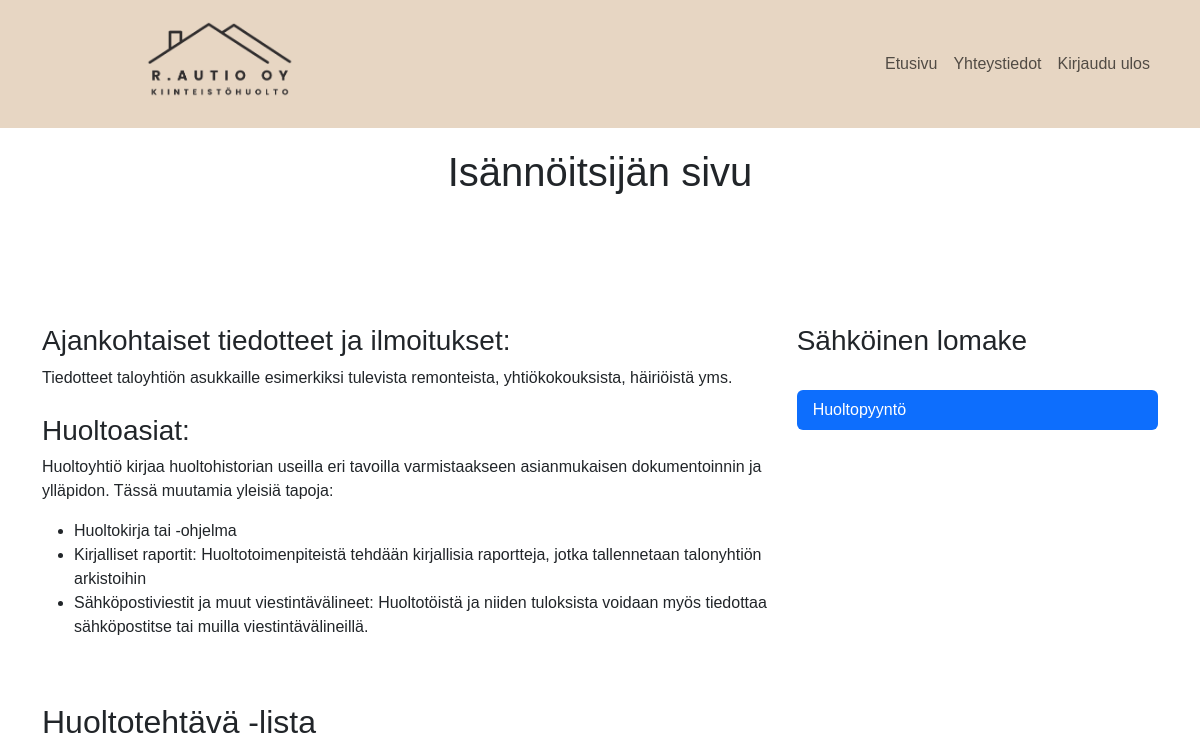
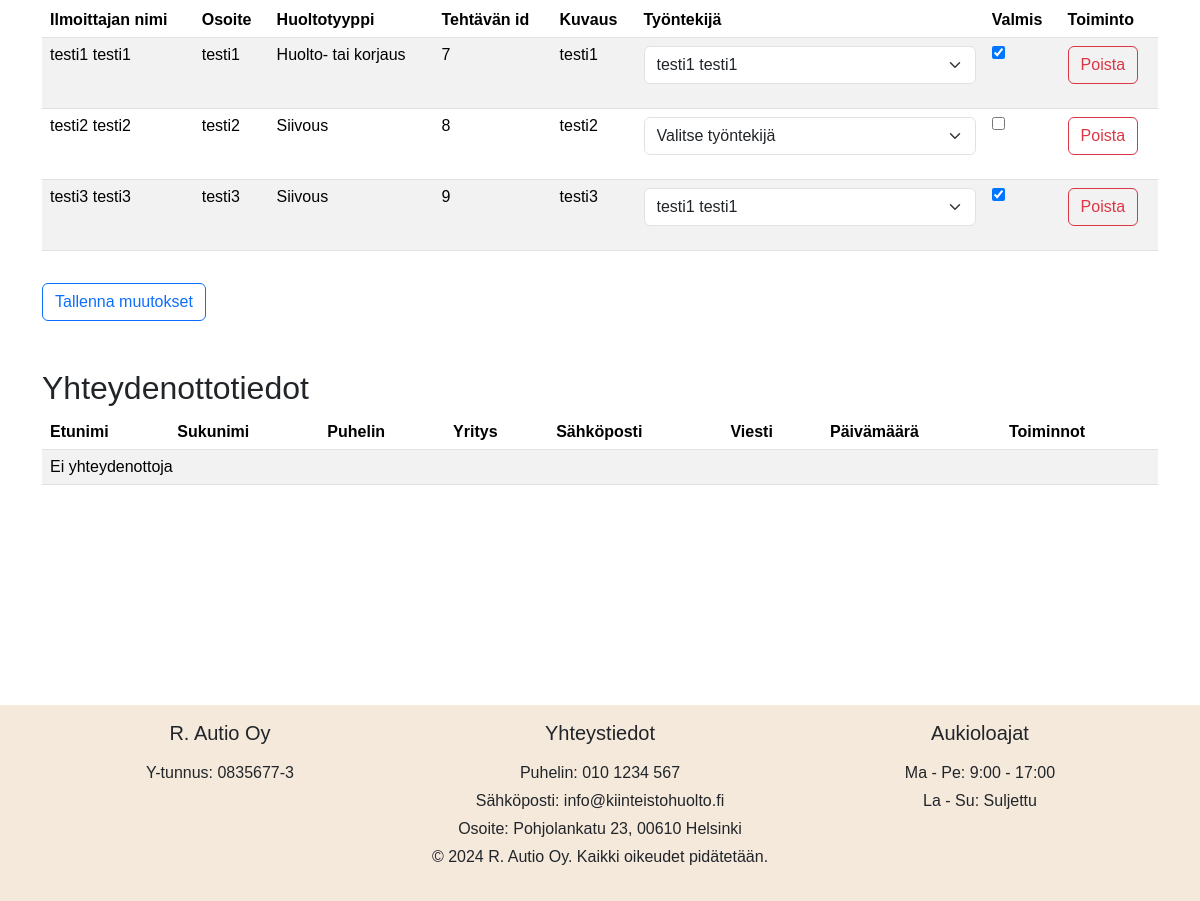
The page /isannoitsija.php on the database as committed earlier (2 pictures, top to bottom).
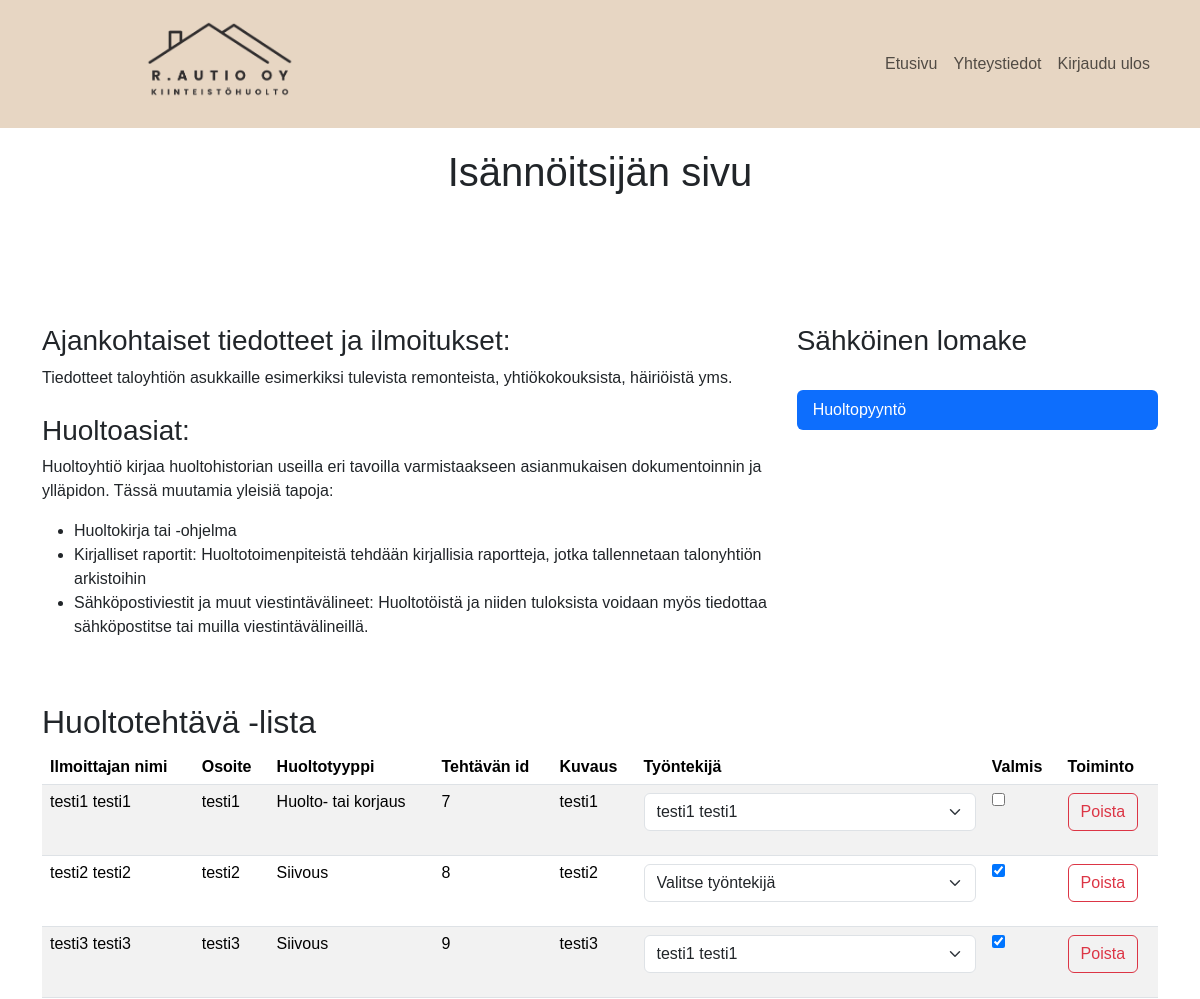
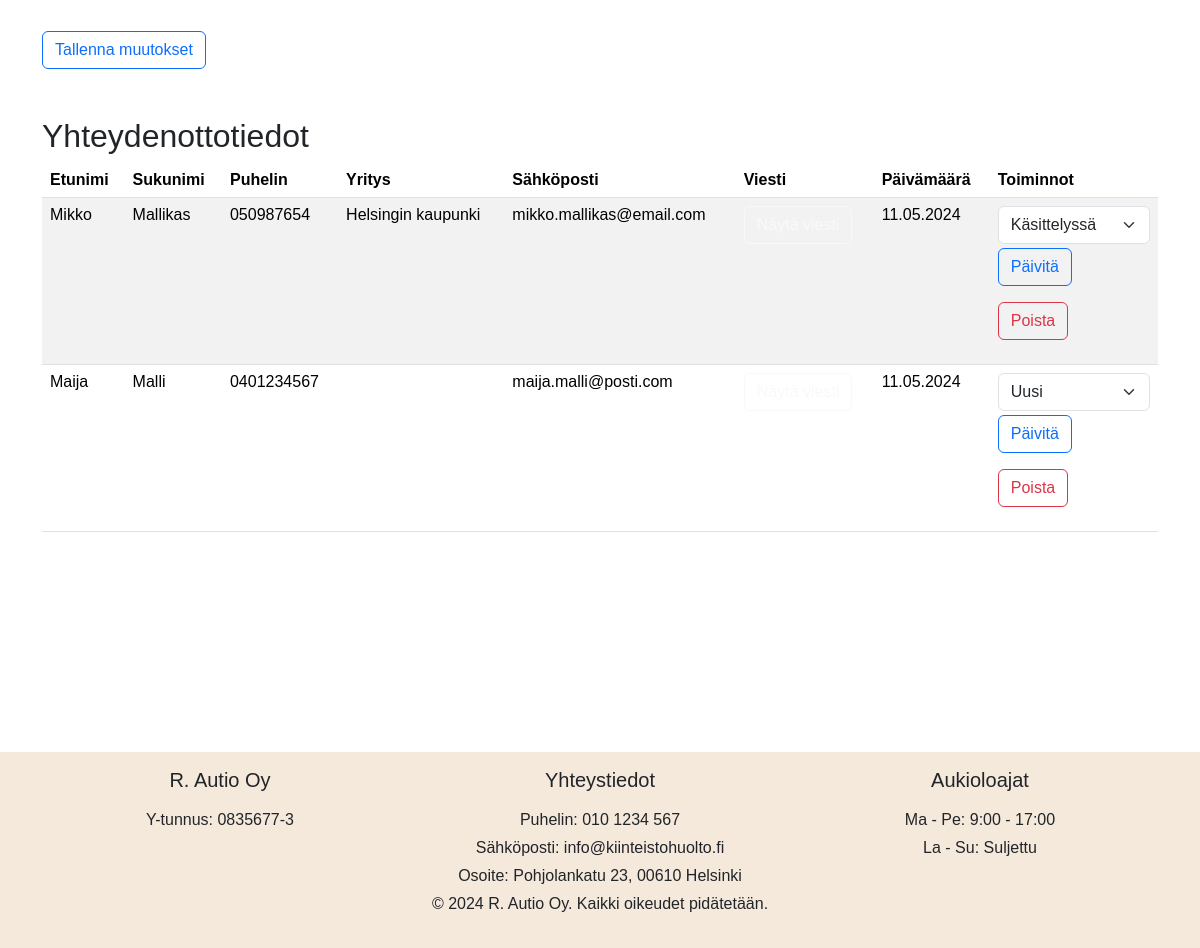
The same page on the database as committed later (2 pictures, top to bottom).
### tables this page shows
CREATE TABLE `tehtavataulu` (
  `id` int(11) NOT NULL,
  `osoite` varchar(200) NOT NULL,
  `huoltopyynnontyyppi` int(11) NOT NULL,
  `kuvaus` varchar(1000) NOT NULL,
  `ilmoittajanid` int(11) NOT NULL,
  `etunimi` varchar(11) NOT NULL,
  `sukunimi` varchar(11) NOT NULL,
  `puhelin` varchar(11) NOT NULL,
  `tyontekija_id` int(11) DEFAULT NULL,
  `valmis` tinyint(1) NOT NULL,
  `tyontekijakommentti` text NOT NULL
);

CREATE TABLE `otayhteyttataulu` (
  `id` int(11) NOT NULL,
  `etunimi` varchar(50) NOT NULL,
  `sukunimi` varchar(50) NOT NULL,
  `puhelin` varchar(20) NOT NULL,
  `yritys` varchar(100) NOT NULL,
  `sposti` varchar(100) NOT NULL,
  `viesti` text NOT NULL,
  `luontipvm` datetime DEFAULT current_timestamp(),
  `status` enum('Uusi','Käsittelyssä','Hoidettu') DEFAULT 'Uusi'
);

### Utils/haeTehtavat.php (called while the page is built, shortened)
<?php
function haeTehtavat($yhteys) {
    $results = [];
    $sql = "SELECT t.id AS TehtavaID, t.ilmoittajanid, t.etunimi AS IlmoittajanEtunimi, t.sukunimi AS IlmoittajanSukunimi,
            t.osoite AS Osoite, t.kuvaus AS Kuvaus, t.tyontekija_id, t.valmis, ty.etunimi AS TyontekijanEtunimi, ty.sukunimi AS TyontekijanSukunimi,
            CASE t.huoltopyynnontyyppi
                WHEN 1 THEN 'Huolto- tai korjaus'
                WHEN 2 THEN 'Siivous'
                WHEN 3 THEN 'Ulkoalueiden hoito'
                ELSE 'Tuntematon tyyppi'
            END AS Huoltotyyppi
            FROM tehtavataulu t
            LEFT JOIN tyontekijataulu ty ON t.tyontekija_id = ty.id";
    try {
        $stmt = $yhteys->prepare($sql);
        $stmt->execute();
        $results = $stmt->fetchAll(PDO::FETCH_ASSOC);
    } catch (PDOException $e) {
        die('Tietokantavirhe: ' . $e->getMessage());
    }
    return $results;
}
?>

### Utils/haeTyontekijat.php (called while the page is built, shortened)
<?php
function haeTyontekijat($yhteys) {
    try {
        $tyontekijat = [];
        $sql = "SELECT id, CONCAT(etunimi, ' ', sukunimi) AS nimi FROM tyontekijataulu";
        $stmt = $yhteys->prepare($sql);
        $stmt->execute();
        while ($row = $stmt->fetch(PDO::FETCH_ASSOC)) {
            $tyontekijat[$row['id']] = $row['nimi'];
        }
        return $tyontekijat;
    } catch (PDOException $e) {
        error_log("Virhe työntekijöiden haussa: " . $e->getMessage());
        return [];
    }
}

### isannoitsija.php (the view, shortened to what this page needs)
<?php
require_once 'Utils/connect.php';
require_once 'Utils/haeTehtavat.php';
require_once 'Utils/haeTyontekijat.php';
require_once 'Utils/paivitaTyontekijaTehtavaan.php';
$tyontekijat = haeTyontekijat($yhteys);
$results = haeTehtavat($yhteys);
?>
<?php require_once 'header_kirjautunut.php'; ?>
<!DOCTYPE html>
<html lang="fi">
<head>
    <link href="https://cdn.jsdelivr.net/npm/bootstrap@5.3.3/dist/css/bootstrap.min.css" rel="stylesheet">
    <link href="Styles/style.css" rel="stylesheet">
</head>
<body>
    <div class="p-5 text-dark text-center">
        <h1>Isännöitsijän sivu</h1>
    </div>
    <div class="container mt-5">
        <div class="row g-3">
            <div class="col-sm-8">
                <h3 class="mt-4">Ajankohtaiset tiedotteet ja ilmoitukset:</h3>
                    <p>Tiedotteet taloyhtiön asukkaille esimerkiksi tulevista remonteista, yhtiökokouksista, häiriöistä yms.</p>
                <h3 class="mt-4">Huoltoasiat:</h3>
                    <p>Huoltoyhtiö kirjaa huoltohistorian useilla eri tavoilla varmistaakseen asianmukaisen dokumentoinnin ja ylläpidon. Tässä muutamia yleisiä tapoja:</p>
                    <ul>
                        <li>Huoltokirja tai -ohjelma</li>
                        <li>Kirjalliset raportit: Huoltotoimenpiteistä tehdään kirjallisia raportteja, jotka tallennetaan talonyhtiön arkistoihin</li>
                        <li>Sähköpostiviestit ja muut viestintävälineet: Huoltotöistä ja niiden tuloksista voidaan myös tiedottaa sähköpostitse tai muilla viestintävälineillä.</li>
                    </ul>
            </div>
            <div class="col-sm-4">
                <h3 class="mt-4">Sähköinen lomake</h3>
                    <br>
                <ul class="nav nav-pills flex-column">
                    <li class="nav-item">
                        <a class="nav-link active" href="vikailmoitus.php">Huoltopyyntö</a>
                    </li>
                </ul>
            </div>
        </div>
    </div>
    <div class="container mt-5">
    <h2>Huoltotehtävä -lista</h2>
    <table class="table table-striped">
        <thead>
            <tr>
                <th>Ilmoittajan nimi</th>
                <th>Osoite</th>
                <th>Huoltotyyppi</th>
                <th>Tehtävän id</th>
                <th>Kuvaus</th>
                <th>Työntekijä</th>
                <th>Valmis</th>
                <th>Toiminto</th>
            </tr>
        </thead>
        <tbody>
            <?php foreach ($results as $row): ?>
            <tr>
                <td><?= htmlspecialchars($row['IlmoittajanEtunimi'] . ' ' . $row['IlmoittajanSukunimi']) ?></td>
                <td><?= htmlspecialchars($row['Osoite']) ?></td>
                <td><?= htmlspecialchars($row['Huoltotyyppi']) ?></td>
                <td><?= htmlspecialchars($row['TehtavaID']) ?></td>
                <td><?= htmlspecialchars($row['Kuvaus']) ?></td>
                <td>
                    <select name="tyontekija_id[<?= $row['TehtavaID'] ?>]" class='form-select'>
                        <option value="">Valitse työntekijä</option>
                        <?php foreach ($tyontekijat as $id => $nimi): ?>
                        <option value="<?= $id ?>" <?= $id == $row['tyontekija_id'] ? 'selected' : '' ?>><?= htmlspecialchars($nimi) ?></option>
                        <?php endforeach; ?>
                    </select>
                </td>
                <td>
                    <input type="checkbox" name="valmis[<?= $row['TehtavaID'] ?>]" value="1" <?= $row['valmis'] ? 'checked' : '' ?> class="tehtava-valmis-checkbox">
                </td>
                <td>
                    <form action="Utils/poistaTehtavaIsannoitsijasivu.php" method="post">
                        <button type="submit" class="btn btn-outline-danger">Poista</button>
                    </form>
                </td>
            </tr>
            <?php endforeach; ?>
        </tbody>
    </table>
    <button id="tallennaMuutoksetNappi" class="btn btn-outline-primary mt-3">Tallenna muutokset</button>
</div>
<?php
    try {
        $stmt = $yhteys->prepare("SELECT *, DATE_FORMAT(luontipvm, '%d.%m.%Y') as formatted_date FROM otayhteyttataulu ORDER BY luontipvm DESC");
        $stmt->execute();
    } catch (PDOException $e) {
        die("SQL-kyselyn suoritus epäonnistui: " . $e->getMessage());
    }
    ?>
<div class="container mt-5">
    <h2>Yhteydenottotiedot</h2>
    <table class="table table-striped">
    <thead>
    <tr>
        <th class="d-none d-xl-table-cell">Etunimi</th>
        <th>Sukunimi</th>
        <th class="d-none d-md-table-cell">Puhelin</th>
        <th class="d-none d-lg-table-cell">Yritys</th>
        <th>Sähköposti</th>
        <th>Viesti</th>
        <th class="d-none d-sm-table-cell">Päivämäärä</th>
        <th>Toiminnot</th>
    </tr>
</thead>
<tbody>
    <?php
    if ($stmt->rowCount() > 0) {
        while ($row = $stmt->fetch(PDO::FETCH_ASSOC)) {
            echo "<tr>";
            echo "<td class='d-none d-xl-table-cell'>" . htmlspecialchars($row["etunimi"]) . "</td>";
            echo "<td>" . htmlspecialchars($row["sukunimi"]) . "</td>";
            echo "<td class='d-none d-md-table-cell'>" . htmlspecialchars($row["puhelin"]) . "</td>";
            echo "<td class='d-none d-lg-table-cell'>" . htmlspecialchars($row["yritys"]) . "</td>";
            echo "<td>" . htmlspecialchars($row["sposti"]) . "</td>";
            echo "<td>";
            echo "<button class='btn btn-outline-light btn-md' data-bs-toggle='modal' data-bs-target='#viewMessageModal" . $row['id'] . "' data-bs-backdrop='false'>Näytä viesti</button>";
            echo "</td>";
            echo "<td class='d-none d-sm-table-cell'>" . $row["formatted_date"] . "</td>";
            echo "<td>";
            echo "<form method='post' action='Utils/paivita_status.php'>";
            echo "<select class='form-select' name='status'>";
            echo "<option value='Uusi'" . ($row['status'] == 'Uusi' ? ' selected' : '') . ">Uusi</option>";
            echo "<option value='Käsittelyssä'" . ($row['status'] == 'Käsittelyssä' ? ' selected' : '') . ">Käsittelyssä</option>";
            echo "</select>";
            echo "<button type='submit' class='btn btn-outline-primary mt-1'>Päivitä</button>";
            echo "</form>";
            echo "<form method='post' action='Utils/poista_yhteydenotto.php' style='margin-top: 10px;'>";
            echo "<button type='submit' class='btn btn-outline-danger'>Poista</button>";
            echo "</form>";
            echo "</td>";
            echo "</tr>";
        }
    } else {
        echo "<tr><td colspan='8'>Ei yhteydenottoja</td></tr>";
    }
    ?>
</tbody>
</table>
</div>
<?php require_once 'footer.php'; ?>
</body>
</html>

### header_kirjautunut.php (shortened to what this page needs)
<head>
    <link href="Styles/headerstyle.css" rel="stylesheet">
</head>
<body>
    <header class="header text-center p-3 fixed-top">
        <div class="container">
            <div class="row">
                <div class="col-md-4">
                    <a class="navbar-brand" href="index.php"><img src="img/logo.png" alt="logo" class="custom-logo"></a>
                </div>
                <div class="col-md-8">
                    <nav class="navbar navbar-expand-md">
                        <div class="collapse navbar-collapse justify-content-end" id="navbarNav">
                            <ul class="navbar-nav">
                                <li class="nav-item">
                                    <a class="nav-link" href="index.php">Etusivu</a>
                                </li>
                                <li class="nav-item">
                                    <a class="nav-link" href="yhteystiedot.php">Yhteystiedot</a>
                                </li>
                                <li class="nav-item">
                                    <a class="nav-link" href="kirjautuminen_ulos.php">Kirjaudu ulos</a>
                                </li>
                            </ul>
                        </div>
                    </nav>
                </div>
            </div>
        </div>
    </header>

### footer.php
<link href="Styles/footerstyle.css" rel="stylesheet">
<footer class="footer text-center p-3 fixed-bottom">
    <div class="container">
        <div class="row">
            <div class="col-md-4">
                <h5 class="mb-3">R. Autio Oy</h5>
                <p class="my-1">Y-tunnus: 0835677-3</p>
            </div>
            <div class="col-md-4">
                <h5 class="mb-3">Yhteystiedot</h5>
                <p class="my-1">Puhelin: 010 1234 567</p>
                <p class="my-1">Sähköposti: info@kiinteistohuolto.fi</p>
                <p class="my-1">Osoite: Pohjolankatu 23, 00610 Helsinki</p>
            </div>
            <div class="col-md-4">
                <h5 class="mb-3">Aukioloajat</h5>
                <p class="my-1">Ma - Pe: 9:00 - 17:00</p>
                <p class="my-1">La - Su: Suljettu</p>
            </div>
        </div>
    </div>
    <div class="container text-center">
        <p>&copy; <?php echo date("Y"); ?> R. Autio Oy. Kaikki oikeudet pidätetään.</p>
    </div>
</footer>

### Styles/headerstyle.css (style rules this page uses)
body { padding-top: 100px; }
.navbar { margin-bottom: 20px; margin-top: 20px; }
.header { background-color: #e7d6c3; padding: 0 15px; height: auto; }
.custom-logo { width: 150px; height: auto; margin-top: 5px; }
.nav-link { white-space: nowrap; }

### Styles/style.css (style rules this page uses)
body { padding-top: 100px; padding-bottom: 400px; font-family: Arial, Helvetica, sans-serif !important; }
p { font-size: 16px !important; }

### Styles/footerstyle.css (style rules this page uses)
body { overflow-x: hidden; position: relative; min-height: 100vh; }
.footer { background-color: #f5e9dc; position: absolute; bottom: 0; width: 100%; }
p { font-size: small; }

Rows that differ between the two databases and show on the page:
changed tehtavataulu "testi1": valmis "☑" → "☐"
changed tehtavataulu "testi2 testi2": valmis "☐" → "☑"
added otayhteyttataulu: etunimi "Mikko", sukunimi "Mallikas", puhelin "050987654", yritys "Helsingin kaupunki", sposti "mikko.mallikas@email.com", formatted_date "11.05.2024", status "Käsittelyssä"
added otayhteyttataulu: etunimi "Maija", sukunimi "Malli", puhelin "0401234567", sposti "maija.malli@posti.com", formatted_date "11.05.2024", status "Uusi"
Other text that changed with them:
text no longer shown: "Ei yhteydenottoja"
